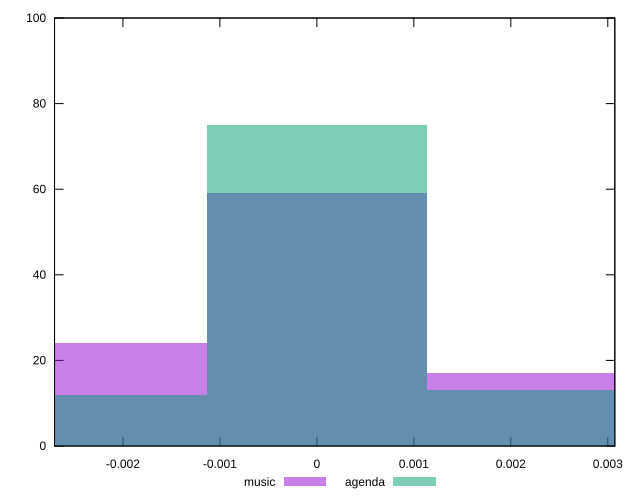

Write the gnuplot code that produced this figure.
reset

$music <<EOF
0 59
0.002275567030212964 17
-0.002275567030212964 24
EOF

$agenda <<EOF
0 75
0.002275567030212964 13
-0.002275567030212964 12
EOF

set key outside below
set boxwidth 0.002275567030212964
set xrange [-0.0027051024032050176:0.003072597771951914]
set yrange [0:100]
set trange [0:100]
set style fill transparent solid 0.5 noborder
set terminal svg size 640, 500 enhanced background rgb 'white'
set output "reports/report_00027_2021-02-24T12-40-31.850Z/meta/pScore-difference/comparison/histogram/0_vs_1.svg"

plot $music title "music" with boxes, \
     $agenda title "agenda" with boxes

reset
